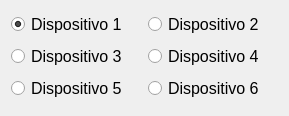
               <widget class="QWidget" name="scrollAreaWidgetContents_3">
                <property name="geometry">
                 <rect>
                  <x>0</x>
                  <y>0</y>
                  <width>289</width>
                  <height>116</height>
                 </rect>
                </property>
                <layout class="QGridLayout" name="gridLayout_4">
                 <item row="1" column="0">
                  <widget class="QRadioButton" name="csDisp3">
                   <property name="font">
                    <font>
                     <pointsize>12</pointsize>
                    </font>
                   </property>
                   <property name="text">
                    <string>Dispositivo 3</string>
                   </property>
                  </widget>
                 </item>
                 <item row="0" column="0">
                  <widget class="QRadioButton" name="csDisp1">
                   <property name="font">
                    <font>
                     <pointsize>12</pointsize>
                    </font>
                   </property>
                   <property name="text">
                    <string>Dispositivo 1</string>
                   </property>
                   <property name="checkable">
                    <bool>true</bool>
                   </property>
                   <property name="checked">
                    <bool>true</bool>
                   </property>
                  </widget>
                 </item>
                 <item row="0" column="1">
                  <widget class="QRadioButton" name="csDisp2">
                   <property name="font">
                    <font>
                     <pointsize>12</pointsize>
                    </font>
                   </property>
                   <property name="text">
                    <string>Dispositivo 2</string>
                   </property>
                  </widget>
                 </item>
                 <item row="1" column="1">
                  <widget class="QRadioButton" name="csDisp4">
                   <property name="font">
                    <font>
                     <pointsize>12</pointsize>
                    </font>
                   </property>
                   <property name="text">
                    <string>Dispositivo 4</string>
                   </property>
                  </widget>
                 </item>
                 <item row="2" column="1">
                  <widget class="QRadioButton" name="csDisp6">
                   <property name="font">
                    <font>
                     <pointsize>12</pointsize>
                    </font>
                   </property>
                   <property name="text">
                    <string>Dispositivo 6</string>
                   </property>
                  </widget>
                 </item>
                 <item row="2" column="0">
                  <widget class="QRadioButton" name="csDisp5">
                   <property name="font">
                    <font>
                     <pointsize>12</pointsize>
                    </font>
                   </property>
                   <property name="text">
                    <string>Dispositivo 5</string>
                   </property>
                  </widget>
                 </item>
                </layout>
               </widget>
